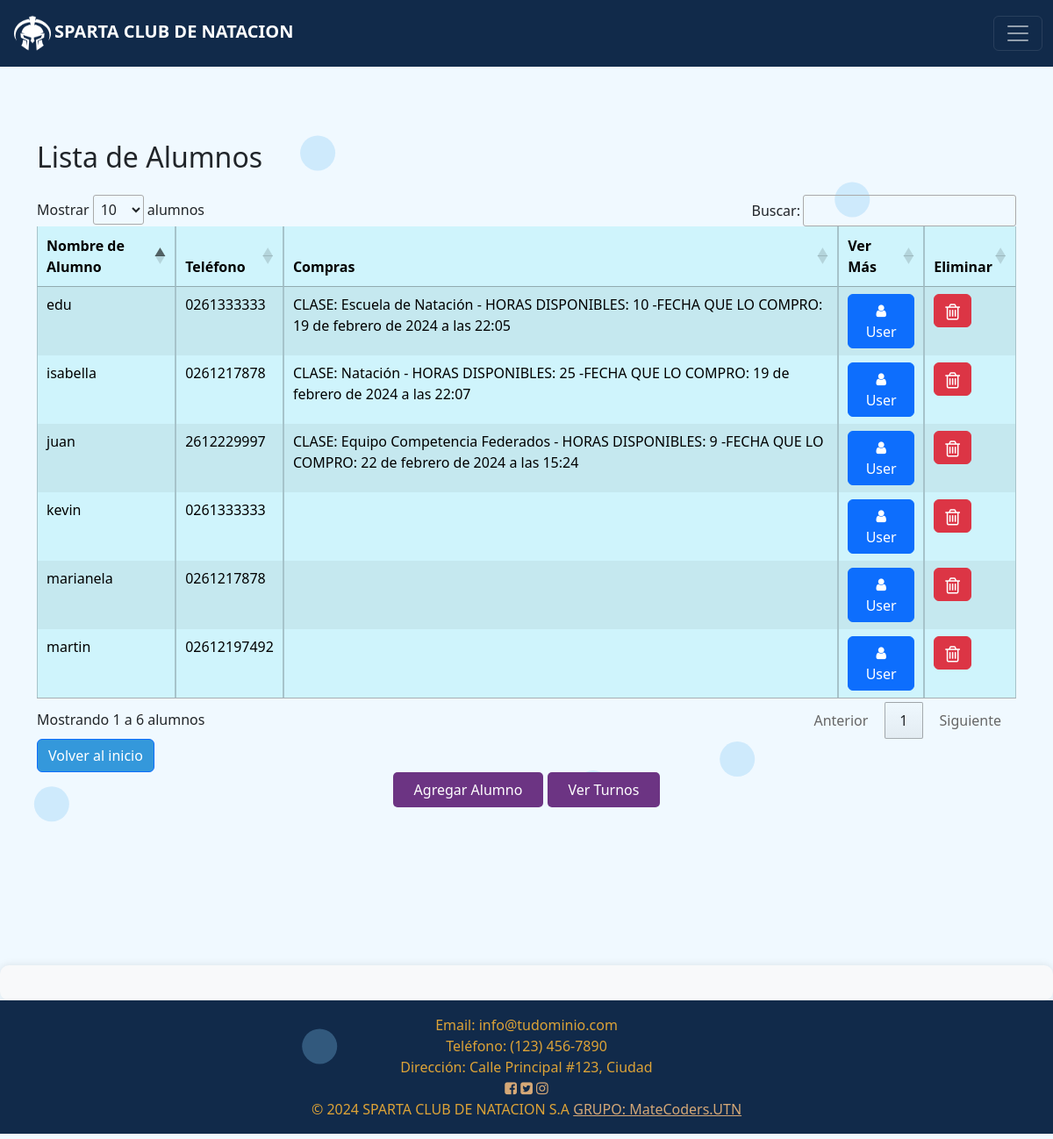
/alumnos/ (signed in), run on an earlier commit of the app's database.
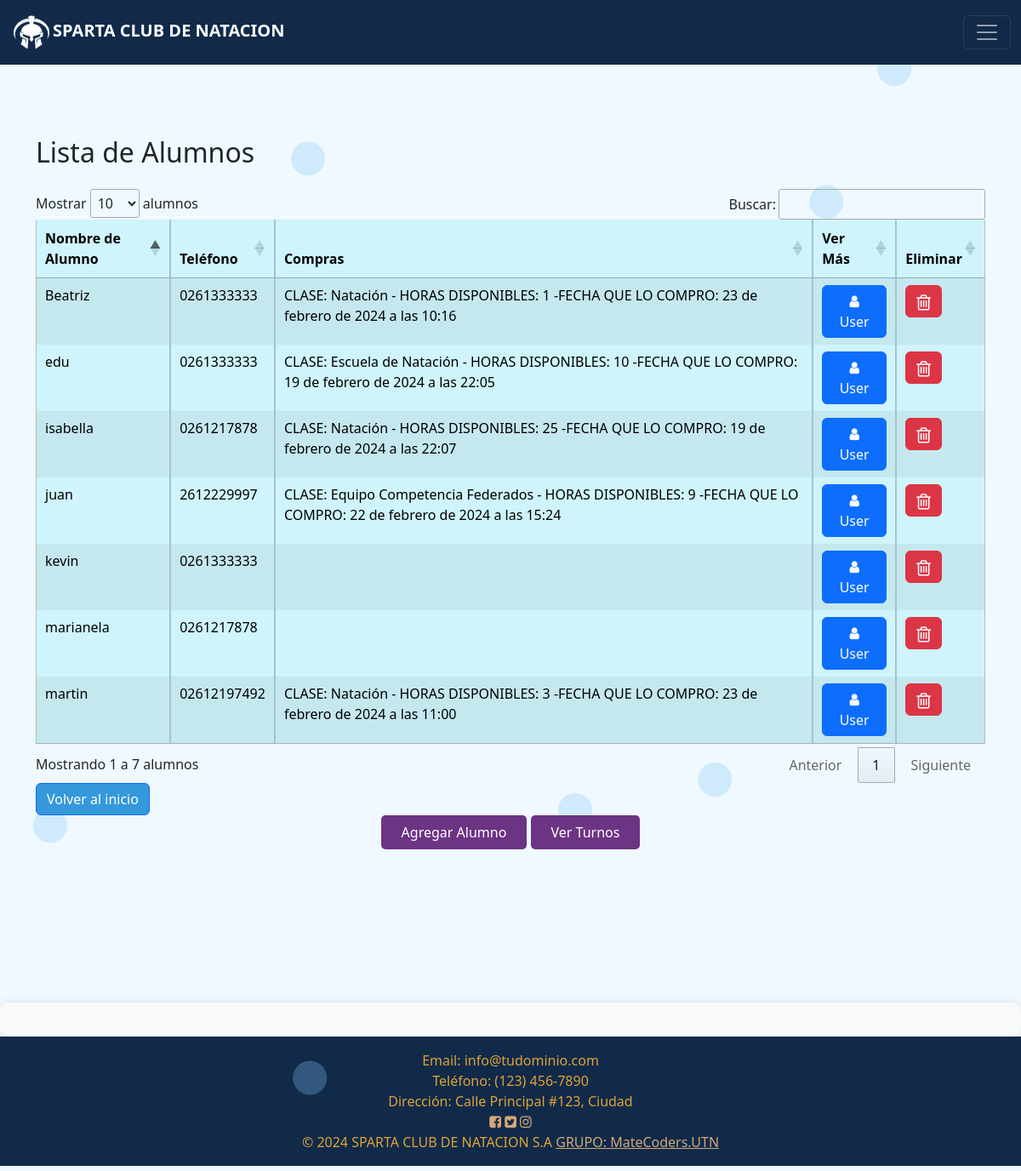
And on a later commit of the database.
### USUARIOS/models.py (models this page shows, shortened)
class CustomUser(AbstractUser):
    direccion = models.CharField(max_length=255)
    telefono = models.CharField(max_length=15)
    SEXO_CHOICES = [('M', 'Masculino'), ('F', 'Femenino')]
    sexo = models.CharField(choices=SEXO_CHOICES, max_length=1)
    edad = models.IntegerField(default=18)  # O cualquier valor predeterminado que desees
    telefono_emergencia = models.CharField(max_length=15)
    alergias = models.TextField(blank=True, null=True)
    class Meta:
        verbose_name = 'Usuario Personalizado'
        verbose_name_plural = 'Usuarios Personalizados'

### TIENDA/models.py (models this page shows, shortened)
class ComprasClase(models.Model):
    usuario = models.ForeignKey(CustomUser, on_delete=models.CASCADE)
    clase_comprada = models.CharField(max_length=100, null=True, blank=True)
    precio_clase = models.DecimalField(max_digits=10, decimal_places=2, null=True, blank=True)
    fecha_compra = models.DateTimeField(auto_now_add=True)
    cupos_disponibles_pagos = models.IntegerField(blank=True, null=True)

### TIENDA/views.py (the view)
# urls.py: path('alumnos/', views.lista_alumnos, name='lista_alumnos'),
@permission_required('TIENDA.lista_alumnos')
def lista_alumnos(request):
    usuarios = CustomUser.objects.filter(is_superuser=False)
    if request.method == 'POST':
        form = RegistroForm(request.POST)
        if 'eliminar' in request.POST:
            usuario_id = request.POST.get('alumno_id')
            usuario_eliminar = CustomUser.objects.get(pk=usuario_id)
            usuario_eliminar.delete()
            return redirect('tienda:lista_alumnos')
    else:
        form = RegistroForm()
    for usuario in usuarios:
        usuario.compras = ComprasClase.objects.filter(usuario=usuario)
    return render(request, 'tienda/lista_alumnos.html', {'usuarios': usuarios, 'form': form})

### USUARIOS/forms.py
class RegistroForm(UserCreationForm):
    class Meta(UserCreationForm.Meta):
        model = CustomUser
        fields = ('username', 'email', 'direccion', 'telefono', 'sexo', 'edad', 'telefono_emergencia', 'alergias')

### TIENDA/templates/tienda/lista_alumnos.html (shortened to what this page needs)
{% extends 'tienda/layout.html' %}
{% load static %}
{% block body %}
  <h2 class="titulo">Lista de Alumnos</h2>
  <div class="row">
    <div class="col-md-12">
      <table id="alumnos-table" class="table table-bordered table-striped">
        <thead>
          <tr>
            <th class="table-info" scope='col'>Nombre de Alumno</th>
            <th class="table-info" scope='col'>Teléfono</th>
            <th class="table-info" scope='col'>Compras</th>
            <th class="table-info" scope='col'>Ver Más</th>
            <th class="table-info" scope='col'>Eliminar</th>
          </tr>
        </thead>
        <tbody>
          {% for usuario in usuarios %}
          {% if not usuario.is_superuser %}
            <tr class="table-info">
              <td class="table-info">{{ usuario.username }}</td>
              <td class="table-info">{{ usuario.telefono }}</td>
              <td class="table-info">
                  {% for compra in usuario.compras %}
                      CLASE: {{ compra.clase_comprada }} - HORAS DISPONIBLES: {{ compra.cupos_disponibles_pagos }} -FECHA QUE LO COMPRO: {{ compra.fecha_compra }}
                      <br>
                  {% endfor %}
              </td>
              <td>
                <div class="btn-group open">
                  <a class="btn btn-primary" href="{% url 'tienda:ver_mas_usuario' usuario.id %}"><i class="fa fa-user fa-fw"></i> User</a>
                </div>
              </td>
              <td>
                <form method="post" action="{% url 'tienda:lista_alumnos' %}" onsubmit="return confirm('¿Estás seguro de que deseas eliminar este alumno?');">
                  <button type="submit" name="eliminar" class="btn btn-danger"><i class="fa fa-trash-o fa-lg"></i></a></button>
                </form>
              </td>
            </tr>
          {% endif %}
          {% endfor %}
        </tbody>
      </table>
    </div>
  </div>
  <a href="{% url 'tienda:home' %}" class="btn btn-primary btn-volver">Volver al inicio</a>
  <div class="text-center">
    <a href="{% url 'tienda:agregar_alumno' %}" class="btn btn-success btn-enviar">Agregar Alumno</a>
    <a href="{% url 'tienda:ver_turnos' %}" class="btn btn-success btn-enviar">Ver Turnos</a>
  </div>
</div>
{% endblock body %}

### TIENDA/templates/tienda/layout.html (shortened to what this page needs)
{% load static %}
<!DOCTYPE html>
<html>
<head>
    <link rel="stylesheet" type="text/css" href="{% static 'node_modules/bootstrap/dist/css/bootstrap.min.css' %}">
    <link rel="stylesheet" type="text/css" href="{% static 'DataTables/datatables.min.css' %}">
    <link rel="stylesheet" type="text/css" href="{% static 'css/styles.css' %}">
    <link rel="stylesheet" href="{% static 'font-awesome-4.7.0/css/font-awesome.min.css'%}">
</head>
<body>
<div id="particles-js"></div>
    {% include 'extracciones/nav.html' %}
    <div class="container">
        {% block body %}
        {% endblock body %}
    {% include 'extracciones/footer.html' %}
</body>
</html>

### TIENDA/templates/extracciones/nav.html (shortened to what this page needs)
{% load static %}
<nav class="navbar navbar-dark  fixed-top" style="background-color: #112A4A">
    <div class="container-fluid" >
        <a class="navbar-brand" href="{% url 'tienda:home' %}" style=""><img src="{% static 'media/img/logoblanco.png' %}" alt="Logo de la tienda" width="50" height="50">SPARTA CLUB DE NATACION</a>
        <button class="navbar-toggler" type="button" data-bs-toggle="offcanvas" data-bs-target="#offcanvasDarkNavbar"
            aria-controls="offcanvasDarkNavbar" aria-label="Toggle navigation">
            <span class="navbar-toggler-icon"></span>
        </button>
    </div>
</nav>

### TIENDA/templates/extracciones/footer.html (shortened to what this page needs)
{% load static %}
<footer class="footer mt-auto py-3">
    <div class="contacto">
        <p>Email: info@tudominio.com</p>
        <p>Teléfono: (123) 456-7890</p>
        <p>Dirección: Calle Principal #123, Ciudad</p>
     </div>
     <div class="redes-sociales">
        <a href="https://facebook.com/tudominio" target="_blank"><i class="fa fa-facebook-square" aria-hidden="true"></i></a>
        <a href="https://twitter.com/tudominio" target="_blank"><i class="fa fa-twitter-square" aria-hidden="true"></i></a>
        <a href="https://instagram.com/tudominio" target="_blank"><i class="fa fa-instagram" aria-hidden="true"></i></a>
     </div>
    <div  style="color: #DDA337;">
        <a href="mailto: martinalejandrotorres77@gmail.com" style="color: #D5A877;">GRUPO: MateCoders.UTN</a>
    </div>
</footer>

### static/css/styles.css (style rules this page uses)
body h1, body h2, body h3, body p { margin: 0; }
body { display: flex; flex-direction: column; min-height: 100vh; margin: 0; overflow: auto; position: relative; z-index: 0; }
#particles-js { position: absolute; width: 100%; height: 100%; z-index: 1; }
body, html { margin: 0; padding: 0; position: relative; margin-bottom: 0px; background-color: #F0F9FF; }
.redes-sociales { position: relative; z-index: 2; }
.container { flex: 1; margin-top: 80px; margin-bottom: 50px; position: relative; z-index: 2; }
.navbar { background-color: #112A4A; }
.navbar-brand { color: #ffffff; font-weight: bold; }
.footer { background-color: #112A4A; color: #DDA337; text-align: center; padding: 20px 0; width: 100%; }
.footer a { color: #D5A877; }
.btn-volver { background-color: #3498DB!important; }
.titulo { margin-bottom: 1.5rem; margin-top: 5rem; }
.btn-enviar { background-color: #6C3483; color: #fff; border: none; padding: 0.5rem 1.5rem; border-radius: 5px; cursor: pointer; }

What changed in the data, as far as the page shows it:
added ComprasClase: clase_comprada "Natación", cupos_disponibles_pagos "3", fecha_compra "23 de febrero de 2024 a las 11:00", shown under CustomUser "martin"
added CustomUser: username "Beatriz", telefono "0261333333"
added ComprasClase: clase_comprada "Natación", cupos_disponibles_pagos "1", fecha_compra "23 de febrero de 2024 a las 10:16", shown under "Beatriz"
Also different on the page:
text written by a page script: "Mostrar alumnos Buscar: Mostrando 1 a 6 alumnos Anterior 1 Siguiente" → "Mostrar alumnos Buscar: Mostrando 1 a 7 alumnos Anterior 1 Siguiente"
